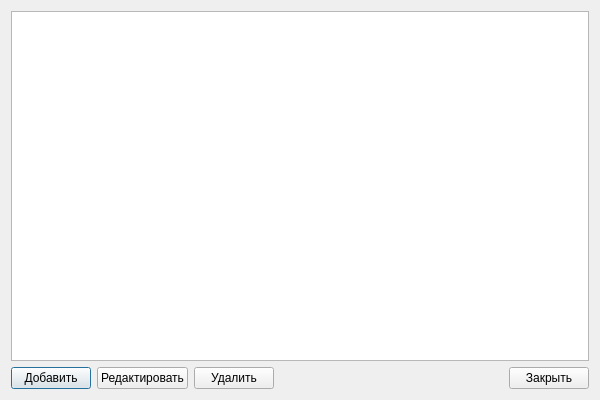
<?xml version="1.0" encoding="UTF-8"?>
<ui version="4.0">
 <class>DatabaseDialog</class>
 <widget class="QDialog" name="DatabaseDialog">
  <property name="geometry">
   <rect>
    <x>0</x>
    <y>0</y>
    <width>600</width>
    <height>400</height>
   </rect>
  </property>
  <property name="windowTitle">
   <string>Каталог Блюд</string>
  </property>
  <layout class="QVBoxLayout" name="verticalLayout">
   <item>
    <widget class="QListWidget" name="dishList"/>
   </item>
   <item>
    <layout class="QHBoxLayout" name="horizontalLayout">
     <item>
      <widget class="QPushButton" name="addButton">
       <property name="text">
        <string>Добавить</string>
       </property>
      </widget>
     </item>
     <item>
      <widget class="QPushButton" name="editButton">
       <property name="text">
        <string>Редактировать</string>
       </property>
      </widget>
     </item>
     <item>
      <widget class="QPushButton" name="deleteButton">
       <property name="text">
        <string>Удалить</string>
       </property>
      </widget>
     </item>
     <item>
      <spacer name="horizontalSpacer">
       <property name="orientation">
        <enum>Qt::Orientation::Horizontal</enum>
       </property>
       <property name="sizeHint" stdset="0">
        <size>
         <width>40</width>
         <height>20</height>
        </size>
       </property>
      </spacer>
     </item>
     <item>
      <widget class="QPushButton" name="closeButton">
       <property name="text">
        <string>Закрыть</string>
       </property>
      </widget>
     </item>
    </layout>
   </item>
  </layout>
 </widget>
 <resources/>
 <connections/>
</ui>
